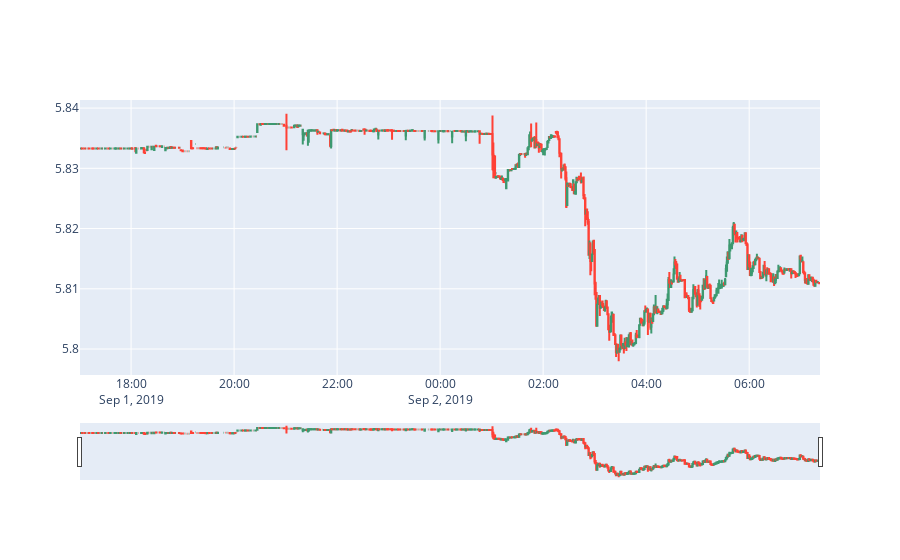

Notebook code cell kept with this figure:
### Markdown cell above
#### Plot Candlestick chart for a short time

### Code cell
df_to_plot = df_ohlc.iloc[:800]
fig = go.Figure(data=[go.Candlestick(x=df_to_plot.index,
                open=df_to_plot['open'],
                high=df_to_plot['high'],
                low=df_to_plot['low'],
                close=df_to_plot['close'])])
fig.show()

### Figure 1 — Plotly figure (JSON) as saved in the notebook; plotly's stock layout.template omitted (floating-point values rounded to 4 significant figures; data arrays with more than 128 entries replaced by an {"elided": "..."} marker saying what was removed)
{"data": [{"close": {"elided": "800 float values"}, "high": {"elided": "800 float values"}, "low": {"elided": "800 float values"}, "open": {"elided": "800 float values"}, "type": "candlestick", "x": {"elided": "800 str values"}}], "layout": {}}
